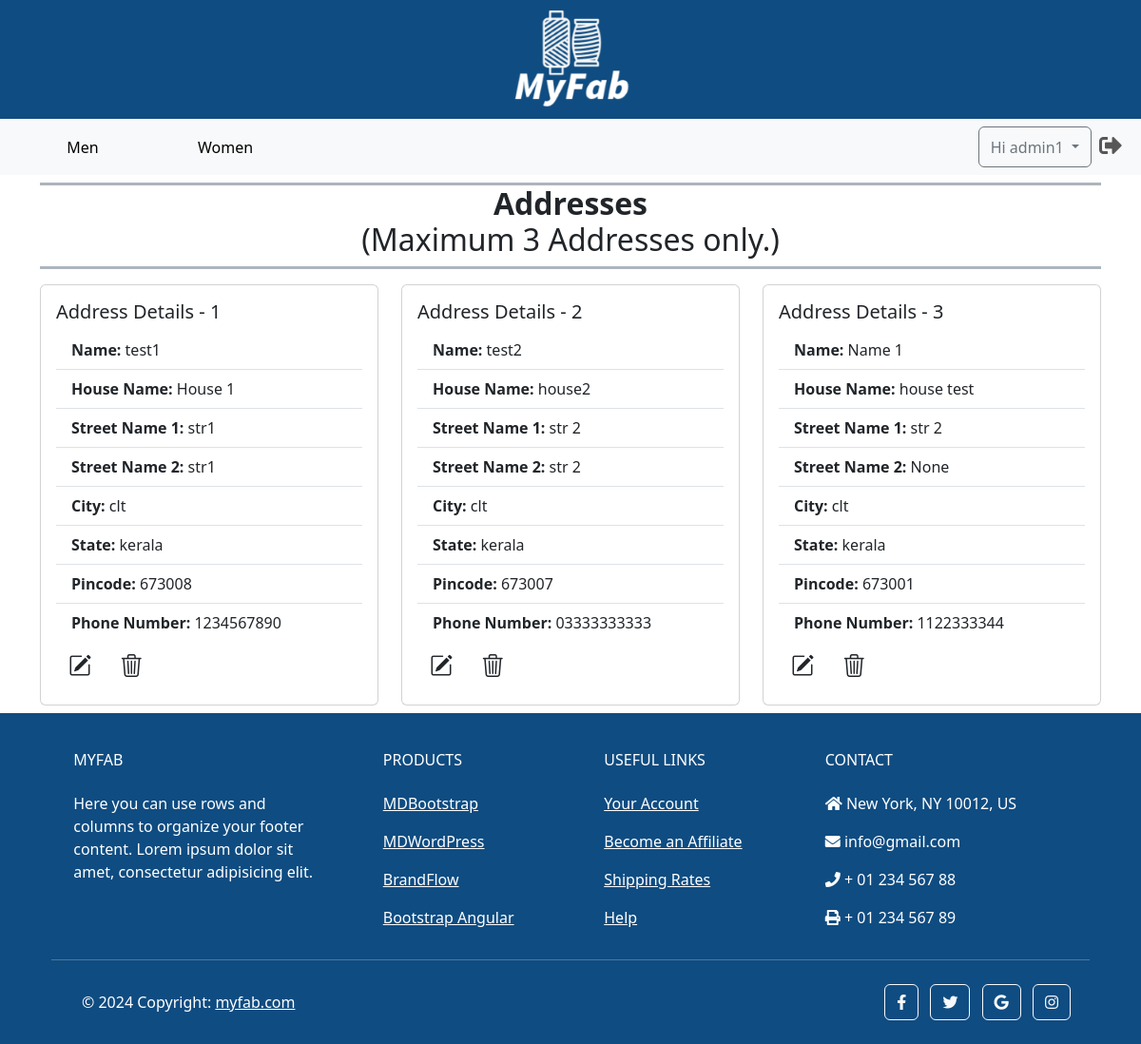
Before: /accounts/address/ (signed in) with the older database file.
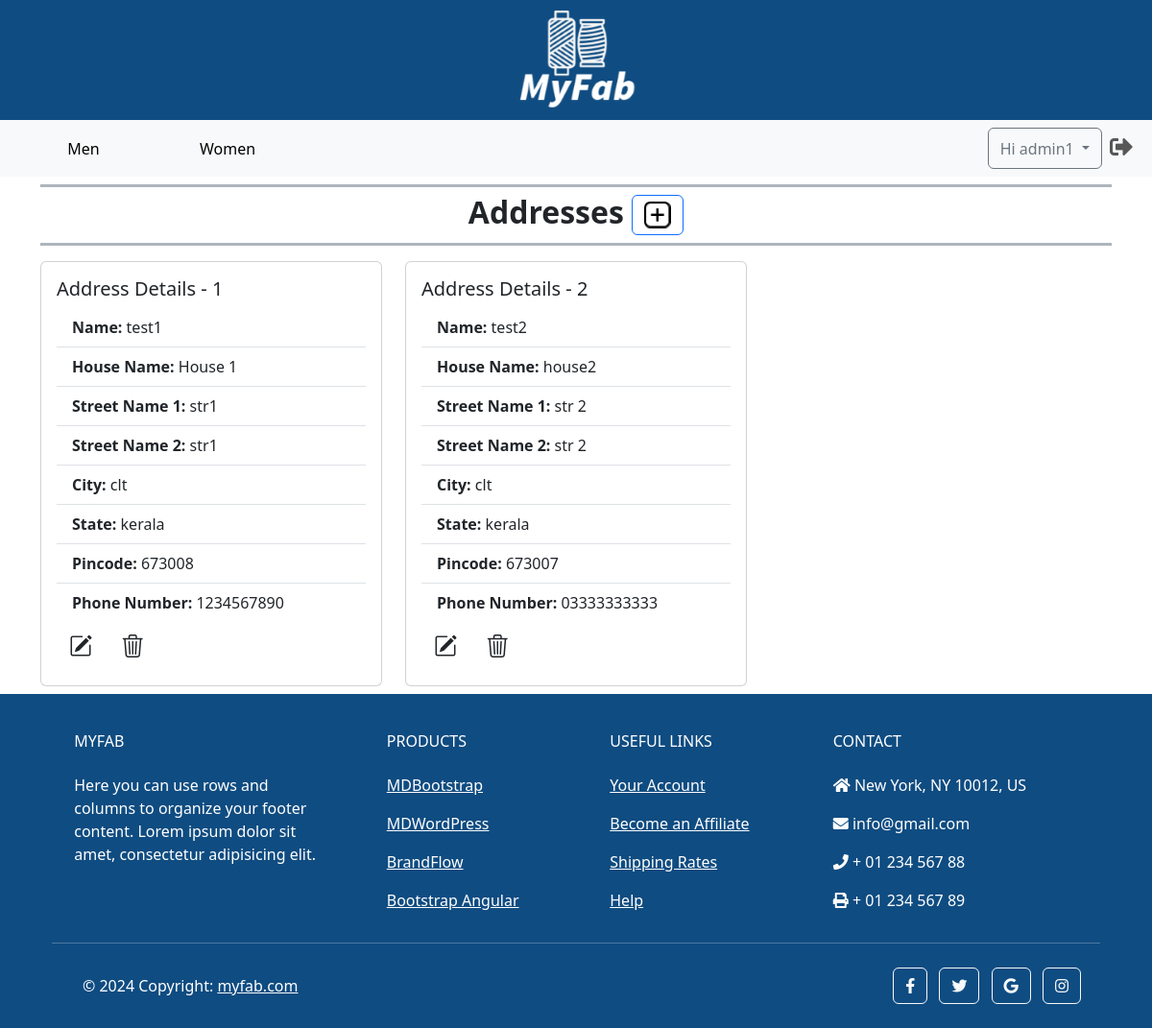
After: the same page with the newer database file.
### accounts/models.py (models this page shows, shortened)
class Address(models.Model):
    customer_id = models.ForeignKey(CustomUser, on_delete=models.CASCADE)
    name = models.CharField(max_length=100, blank=False, null=False)
    house_name = models.CharField(max_length=100, blank=False, null=False)
    street_name_1 = models.CharField(max_length=100, blank=False, null=False)
    street_name_2 = models.CharField(max_length=100, blank=True, null=True)
    city = models.CharField(max_length=100, blank=False, null=False)
    state = models.CharField(max_length=100, blank=False, null=False)
    pincode = models.CharField(max_length=10, blank=False, null=False)
    phone_number = models.CharField(max_length=13)
    is_active = models.BooleanField(default=True)

### accounts/views.py (the view)
# urls.py: path('address/', AddressView.as_view(), name = 'address'),
class AddressView(View):
    def get(self, request):
        user = request.user
        addresses = Address.objects.filter(customer_id=user, is_active=True)
        address_count = addresses.count()
        context = {'addresses': addresses, 'address_count': address_count}
        return render(request, 'address.html', context)

### templates/address.html (shortened to what the changed rows need)
{% extends 'base.html' %}
{% load static %}
{% load custom_filters %}
{% block content %}
    <section class="container my-2">
        {% if addresses %}
        <h5 class="border-bottom border-top border-3 border-dark-subtle fw-bold fs-2 fs-lg-5 mt-2 text-center">
            {% if address_count < 3  %}
            <span>
                <button class="btn btn-outline-primary my-2" data-toggle="tooltip" title="Add New"
                onclick="window.location.href='{% url 'accounts:add_address' %}'">
                    <img class="logo" src="{% static 'images/add_icon.png' %}" alt="add">
                </button>
            </span>
            {% else %}
            <span><h2>(Maximum 3 Addresses only.)</h2></span>
            {% endif %}
        </h5>
        <div class="row row-cols-1 row-cols-sm-2 row-cols-md-3">
            {% for address in addresses %}
            <div class="col mt-2">
                <div class="card">
                    <div class="card-body">
                        <h5 class="card-title">Address Details - {{forloop.counter}}</h5>
                        <ul class="list-group list-group-flush">
                            <li class="list-group-item"><strong>Name:</strong> {{ address.name }}</li>
                            <li class="list-group-item"><strong>House Name:</strong> {{ address.house_name }}</li>
                            <li class="list-group-item"><strong>Street Name 1:</strong> {{ address.street_name_1 }}</li>
                            <li class="list-group-item"><strong>Street Name 2:</strong> {{ address.street_name_2 }}</li>
                            <li class="list-group-item"><strong>City:</strong> {{ address.city }}</li>
                            <li class="list-group-item"><strong>State:</strong> {{ address.state }}</li>
                            <li class="list-group-item"><strong>Pincode:</strong> {{ address.pincode }}</li>
                            <li class="list-group-item"><strong>Phone Number:</strong> {{ address.phone_number }}</li>
                        </ul>
                        <a href="{% url "accounts:edit_address" address.id %}" class="btn fs-4"><i class="bi bi-pencil-square"></i></a>
                        <form id="deleteAddressForm" action="{% url "accounts:delete_address" address.id %}" method="post"
                            class="d-inline" onsubmit="return confirmDelete()">
                            <button type="submit" class="btn fs-4"><i class="bi bi-trash3"></i></button>
                        </form>
                    </div>
                </div>
            </div>
        {% endfor %}
        </div>
        {% endif %}
    </section>
{% endblock %}

Changed rows visible on the page:
no longer on this page (row edited): Address: name "Name 1", house_name "house test", street_name_1 "str 2", street_name_2 "None", city "clt", state "kerala", pincode "673001", phone_number "1122333344"
Other visible differences:
text no longer shown: "(Maximum 3 Addresses only.)"
